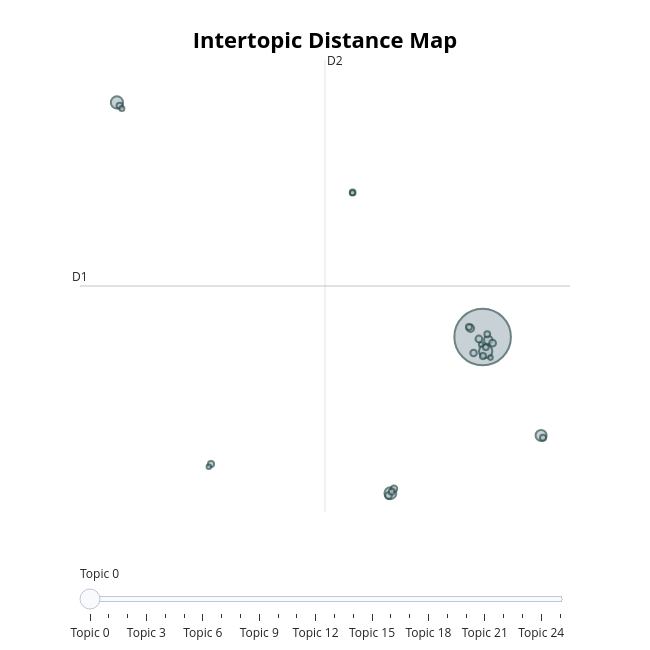

This figure's notebook cell:
### Markdown cell above
##### Intertopic Distance Map

### Code cell
topic_model.visualize_topics()

### Figure 1 — Plotly figure (JSON) as saved in the notebook; plotly's stock layout.template omitted (floating-point values rounded to 4 significant figures)
{"data": [{"customdata": [[0, "said | know | lucy | shall | dear", 768], [1, "harker | mrs | harkers | said | helsing", 43], [2, "house | london | piccadilly | boxes | billington", 36], [3, "ship | mate | captain | fog | sea", 34], [4, "sewards | diary | dr | diarycontinued | portmanteau", 29], [5, "bersicker | lies | wolf | dont | thats", 17], [6, "dracula | country | transylvania | count | spoke", 13], [7, "harbour | pier | cliff | coastguard | sea", 11], [8, "godalming | lord | duty | wishes | property", 11], [9, "souls | want | life | dont | soul", 11], [10, "letters | hawkins | mr | wrote | handed", 10], [11, "czarina | catherine | reported | ship | waves", 10], [12, "vampire | undead | come | things | power", 9], [13, "world | new | sterilise | monster | life", 9], [14, "holmwood | letter | seward | hon | arthur", 9], [15, "husband | hand | husbands | wept | clasped", 9], [16, "house | dust | chapel | old | door", 9], [17, "quincey | morris | quinceys | talked | links", 8], [18, "septemberpatient | train | 25 | flapping | entry", 8], [19, "bloofer | children | heath | lady | child", 8], [20, "skinsky | box | hildesheim | sunrise | slovaks", 8], [21, "stationmaster | 30 | post | october | paper", 6], [22, "boxes | carfax | missing | removed | clue", 6], [23, "religious | mania | man | dangerous | temperament", 5], [24, "sundown | figure | headstones | dark | coffin", 5], [25, "face | nose | broad | mouth | nostrils", 5]], "hovertemplate": "<b>Topic %{customdata[0]}</b><br>%{customdata[1]}<br>Size: %{customdata[2]}", "legendgroup": "", "marker": {"color": "#B0BEC5", "line": {"color": "DarkSlateGrey", "width": 2}, "size": [768, 43, 36, 34, 29, 17, 13, 11, 11, 11, 10, 10, 9, 9, 9, 9, 9, 8, 8, 8, 8, 6, 6, 5, 5, 5], "sizemode": "area", "sizeref": 0.48, "symbol": "circle"}, "mode": "markers", "name": "", "orientation": "v", "showlegend": false, "type": "scatter", "x": [8.976, 9.203, -18.5, 2.046, 13.37, 9.397, 8.059, 1.904, 9.725, 8.697, 8.296, 2.317, 7.949, -11.43, 13.51, 9.0, -18.3, 9.322, -0.7869, 9.217, 2.14, -0.8016, -18.13, -11.59, 8.867, 9.565], "xaxis": "x", "y": [2.952, 2.088, 17.18, -6.521, -3.013, 2.775, 3.487, -6.662, 2.578, 2.835, 1.981, -6.249, 3.564, -4.75, -3.158, 1.798, 16.98, 3.122, 11.73, 2.345, -6.427, 11.71, 16.82, -4.911, 2.496, 1.705], "yaxis": "y"}], "layout": {"annotations": [{"showarrow": false, "text": "D1", "x": -21.27, "y": 6.05, "yshift": 10}, {"showarrow": false, "text": "D2", "x": -2.866, "xshift": 10, "y": 19.76}], "height": 650, "hoverlabel": {"bgcolor": "white", "font": {"family": "Rockwell", "size": 16}}, "legend": {"itemsizing": "constant", "tracegroupgap": 0}, "margin": {"t": 60}, "shapes": [{"line": {"color": "#CFD8DC", "width": 2}, "type": "line", "x0": -2.866, "x1": -2.866, "y0": -7.662, "y1": 19.76}, {"line": {"color": "#9E9E9E", "width": 2}, "type": "line", "x0": -21.27, "x1": 15.54, "y0": 6.05, "y1": 6.05}], "sliders": [{"active": 0, "pad": {"t": 50}, "steps": [{"args": [{"marker.color": [["red", "#B0BEC5", "#B0BEC5", "#B0BEC5", "#B0BEC5", "#B0BEC5", "#B0BEC5", "#B0BEC5", "#B0BEC5", "#B0BEC5", "#B0BEC5", "#B0BEC5", "#B0BEC5", "#B0BEC5", "#B0BEC5", "#B0BEC5", "#B0BEC5", "#B0BEC5", "#B0BEC5", "#B0BEC5", "#B0BEC5", "#B0BEC5", "#B0BEC5", "#B0BEC5", "#B0BEC5", "#B0BEC5"]]}], "label": "Topic 0", "method": "update"}, {"args": [{"marker.color": [["#B0BEC5", "red", "#B0BEC5", "#B0BEC5", "#B0BEC5", "#B0BEC5", "#B0BEC5", "#B0BEC5", "#B0BEC5", "#B0BEC5", "#B0BEC5", "#B0BEC5", "#B0BEC5", "#B0BEC5", "#B0BEC5", "#B0BEC5", "#B0BEC5", "#B0BEC5", "#B0BEC5", "#B0BEC5", "#B0BEC5", "#B0BEC5", "#B0BEC5", "#B0BEC5", "#B0BEC5", "#B0BEC5"]]}], "label": "Topic 1", "method": "update"}, {"args": [{"marker.color": [["#B0BEC5", "#B0BEC5", "red", "#B0BEC5", "#B0BEC5", "#B0BEC5", "#B0BEC5", "#B0BEC5", "#B0BEC5", "#B0BEC5", "#B0BEC5", "#B0BEC5", "#B0BEC5", "#B0BEC5", "#B0BEC5", "#B0BEC5", "#B0BEC5", "#B0BEC5", "#B0BEC5", "#B0BEC5", "#B0BEC5", "#B0BEC5", "#B0BEC5", "#B0BEC5", "#B0BEC5", "#B0BEC5"]]}], "label": "Topic 2", "method": "update"}, {"args": [{"marker.color": [["#B0BEC5", "#B0BEC5", "#B0BEC5", "red", "#B0BEC5", "#B0BEC5", "#B0BEC5", "#B0BEC5", "#B0BEC5", "#B0BEC5", "#B0BEC5", "#B0BEC5", "#B0BEC5", "#B0BEC5", "#B0BEC5", "#B0BEC5", "#B0BEC5", "#B0BEC5", "#B0BEC5", "#B0BEC5", "#B0BEC5", "#B0BEC5", "#B0BEC5", "#B0BEC5", "#B0BEC5", "#B0BEC5"]]}], "label": "Topic 3", "method": "update"}, {"args": [{"marker.color": [["#B0BEC5", "#B0BEC5", "#B0BEC5", "#B0BEC5", "red", "#B0BEC5", "#B0BEC5", "#B0BEC5", "#B0BEC5", "#B0BEC5", "#B0BEC5", "#B0BEC5", "#B0BEC5", "#B0BEC5", "#B0BEC5", "#B0BEC5", "#B0BEC5", "#B0BEC5", "#B0BEC5", "#B0BEC5", "#B0BEC5", "#B0BEC5", "#B0BEC5", "#B0BEC5", "#B0BEC5", "#B0BEC5"]]}], "label": "Topic 4", "method": "update"}, {"args": [{"marker.color": [["#B0BEC5", "#B0BEC5", "#B0BEC5", "#B0BEC5", "#B0BEC5", "red", "#B0BEC5", "#B0BEC5", "#B0BEC5", "#B0BEC5", "#B0BEC5", "#B0BEC5", "#B0BEC5", "#B0BEC5", "#B0BEC5", "#B0BEC5", "#B0BEC5", "#B0BEC5", "#B0BEC5", "#B0BEC5", "#B0BEC5", "#B0BEC5", "#B0BEC5", "#B0BEC5", "#B0BEC5", "#B0BEC5"]]}], "label": "Topic 5", "method": "update"}, {"args": [{"marker.color": [["#B0BEC5", "#B0BEC5", "#B0BEC5", "#B0BEC5", "#B0BEC5", "#B0BEC5", "red", "#B0BEC5", "#B0BEC5", "#B0BEC5", "#B0BEC5", "#B0BEC5", "#B0BEC5", "#B0BEC5", "#B0BEC5", "#B0BEC5", "#B0BEC5", "#B0BEC5", "#B0BEC5", "#B0BEC5", "#B0BEC5", "#B0BEC5", "#B0BEC5", "#B0BEC5", "#B0BEC5", "#B0BEC5"]]}], "label": "Topic 6", "method": "update"}, {"args": [{"marker.color": [["#B0BEC5", "#B0BEC5", "#B0BEC5", "#B0BEC5", "#B0BEC5", "#B0BEC5", "#B0BEC5", "red", "#B0BEC5", "#B0BEC5", "#B0BEC5", "#B0BEC5", "#B0BEC5", "#B0BEC5", "#B0BEC5", "#B0BEC5", "#B0BEC5", "#B0BEC5", "#B0BEC5", "#B0BEC5", "#B0BEC5", "#B0BEC5", "#B0BEC5", "#B0BEC5", "#B0BEC5", "#B0BEC5"]]}], "label": "Topic 7", "method": "update"}, {"args": [{"marker.color": [["#B0BEC5", "#B0BEC5", "#B0BEC5", "#B0BEC5", "#B0BEC5", "#B0BEC5", "#B0BEC5", "#B0BEC5", "red", "#B0BEC5", "#B0BEC5", "#B0BEC5", "#B0BEC5", "#B0BEC5", "#B0BEC5", "#B0BEC5", "#B0BEC5", "#B0BEC5", "#B0BEC5", "#B0BEC5", "#B0BEC5", "#B0BEC5", "#B0BEC5", "#B0BEC5", "#B0BEC5", "#B0BEC5"]]}], "label": "Topic 8", "method": "update"}, {"args": [{"marker.color": [["#B0BEC5", "#B0BEC5", "#B0BEC5", "#B0BEC5", "#B0BEC5", "#B0BEC5", "#B0BEC5", "#B0BEC5", "#B0BEC5", "red", "#B0BEC5", "#B0BEC5", "#B0BEC5", "#B0BEC5", "#B0BEC5", "#B0BEC5", "#B0BEC5", "#B0BEC5", "#B0BEC5", "#B0BEC5", "#B0BEC5", "#B0BEC5", "#B0BEC5", "#B0BEC5", "#B0BEC5", "#B0BEC5"]]}], "label": "Topic 9", "method": "update"}, {"args": [{"marker.color": [["#B0BEC5", "#B0BEC5", "#B0BEC5", "#B0BEC5", "#B0BEC5", "#B0BEC5", "#B0BEC5", "#B0BEC5", "#B0BEC5", "#B0BEC5", "red", "#B0BEC5", "#B0BEC5", "#B0BEC5", "#B0BEC5", "#B0BEC5", "#B0BEC5", "#B0BEC5", "#B0BEC5", "#B0BEC5", "#B0BEC5", "#B0BEC5", "#B0BEC5", "#B0BEC5", "#B0BEC5", "#B0BEC5"]]}], "label": "Topic 10", "method": "update"}, {"args": [{"marker.color": [["#B0BEC5", "#B0BEC5", "#B0BEC5", "#B0BEC5", "#B0BEC5", "#B0BEC5", "#B0BEC5", "#B0BEC5", "#B0BEC5", "#B0BEC5", "#B0BEC5", "red", "#B0BEC5", "#B0BEC5", "#B0BEC5", "#B0BEC5", "#B0BEC5", "#B0BEC5", "#B0BEC5", "#B0BEC5", "#B0BEC5", "#B0BEC5", "#B0BEC5", "#B0BEC5", "#B0BEC5", "#B0BEC5"]]}], "label": "Topic 11", "method": "update"}, {"args": [{"marker.color": [["#B0BEC5", "#B0BEC5", "#B0BEC5", "#B0BEC5", "#B0BEC5", "#B0BEC5", "#B0BEC5", "#B0BEC5", "#B0BEC5", "#B0BEC5", "#B0BEC5", "#B0BEC5", "red", "#B0BEC5", "#B0BEC5", "#B0BEC5", "#B0BEC5", "#B0BEC5", "#B0BEC5", "#B0BEC5", "#B0BEC5", "#B0BEC5", "#B0BEC5", "#B0BEC5", "#B0BEC5", "#B0BEC5"]]}], "label": "Topic 12", "method": "update"}, {"args": [{"marker.color": [["#B0BEC5", "#B0BEC5", "#B0BEC5", "#B0BEC5", "#B0BEC5", "#B0BEC5", "#B0BEC5", "#B0BEC5", "#B0BEC5", "#B0BEC5", "#B0BEC5", "#B0BEC5", "#B0BEC5", "red", "#B0BEC5", "#B0BEC5", "#B0BEC5", "#B0BEC5", "#B0BEC5", "#B0BEC5", "#B0BEC5", "#B0BEC5", "#B0BEC5", "#B0BEC5", "#B0BEC5", "#B0BEC5"]]}], "label": "Topic 13", "method": "update"}, {"args": [{"marker.color": [["#B0BEC5", "#B0BEC5", "#B0BEC5", "#B0BEC5", "#B0BEC5", "#B0BEC5", "#B0BEC5", "#B0BEC5", "#B0BEC5", "#B0BEC5", "#B0BEC5", "#B0BEC5", "#B0BEC5", "#B0BEC5", "red", "#B0BEC5", "#B0BEC5", "#B0BEC5", "#B0BEC5", "#B0BEC5", "#B0BEC5", "#B0BEC5", "#B0BEC5", "#B0BEC5", "#B0BEC5", "#B0BEC5"]]}], "label": "Topic 14", "method": "update"}, {"args": [{"marker.color": [["#B0BEC5", "#B0BEC5", "#B0BEC5", "#B0BEC5", "#B0BEC5", "#B0BEC5", "#B0BEC5", "#B0BEC5", "#B0BEC5", "#B0BEC5", "#B0BEC5", "#B0BEC5", "#B0BEC5", "#B0BEC5", "#B0BEC5", "red", "#B0BEC5", "#B0BEC5", "#B0BEC5", "#B0BEC5", "#B0BEC5", "#B0BEC5", "#B0BEC5", "#B0BEC5", "#B0BEC5", "#B0BEC5"]]}], "label": "Topic 15", "method": "update"}, {"args": [{"marker.color": [["#B0BEC5", "#B0BEC5", "#B0BEC5", "#B0BEC5", "#B0BEC5", "#B0BEC5", "#B0BEC5", "#B0BEC5", "#B0BEC5", "#B0BEC5", "#B0BEC5", "#B0BEC5", "#B0BEC5", "#B0BEC5", "#B0BEC5", "#B0BEC5", "red", "#B0BEC5", "#B0BEC5", "#B0BEC5", "#B0BEC5", "#B0BEC5", "#B0BEC5", "#B0BEC5", "#B0BEC5", "#B0BEC5"]]}], "label": "Topic 16", "method": "update"}, {"args": [{"marker.color": [["#B0BEC5", "#B0BEC5", "#B0BEC5", "#B0BEC5", "#B0BEC5", "#B0BEC5", "#B0BEC5", "#B0BEC5", "#B0BEC5", "#B0BEC5", "#B0BEC5", "#B0BEC5", "#B0BEC5", "#B0BEC5", "#B0BEC5", "#B0BEC5", "#B0BEC5", "red", "#B0BEC5", "#B0BEC5", "#B0BEC5", "#B0BEC5", "#B0BEC5", "#B0BEC5", "#B0BEC5", "#B0BEC5"]]}], "label": "Topic 17", "method": "update"}, {"args": [{"marker.color": [["#B0BEC5", "#B0BEC5", "#B0BEC5", "#B0BEC5", "#B0BEC5", "#B0BEC5", "#B0BEC5", "#B0BEC5", "#B0BEC5", "#B0BEC5", "#B0BEC5", "#B0BEC5", "#B0BEC5", "#B0BEC5", "#B0BEC5", "#B0BEC5", "#B0BEC5", "#B0BEC5", "red", "#B0BEC5", "#B0BEC5", "#B0BEC5", "#B0BEC5", "#B0BEC5", "#B0BEC5", "#B0BEC5"]]}], "label": "Topic 18", "method": "update"}, {"args": [{"marker.color": [["#B0BEC5", "#B0BEC5", "#B0BEC5", "#B0BEC5", "#B0BEC5", "#B0BEC5", "#B0BEC5", "#B0BEC5", "#B0BEC5", "#B0BEC5", "#B0BEC5", "#B0BEC5", "#B0BEC5", "#B0BEC5", "#B0BEC5", "#B0BEC5", "#B0BEC5", "#B0BEC5", "#B0BEC5", "red", "#B0BEC5", "#B0BEC5", "#B0BEC5", "#B0BEC5", "#B0BEC5", "#B0BEC5"]]}], "label": "Topic 19", "method": "update"}, {"args": [{"marker.color": [["#B0BEC5", "#B0BEC5", "#B0BEC5", "#B0BEC5", "#B0BEC5", "#B0BEC5", "#B0BEC5", "#B0BEC5", "#B0BEC5", "#B0BEC5", "#B0BEC5", "#B0BEC5", "#B0BEC5", "#B0BEC5", "#B0BEC5", "#B0BEC5", "#B0BEC5", "#B0BEC5", "#B0BEC5", "#B0BEC5", "red", "#B0BEC5", "#B0BEC5", "#B0BEC5", "#B0BEC5", "#B0BEC5"]]}], "label": "Topic 20", "method": "update"}, {"args": [{"marker.color": [["#B0BEC5", "#B0BEC5", "#B0BEC5", "#B0BEC5", "#B0BEC5", "#B0BEC5", "#B0BEC5", "#B0BEC5", "#B0BEC5", "#B0BEC5", "#B0BEC5", "#B0BEC5", "#B0BEC5", "#B0BEC5", "#B0BEC5", "#B0BEC5", "#B0BEC5", "#B0BEC5", "#B0BEC5", "#B0BEC5", "#B0BEC5", "red", "#B0BEC5", "#B0BEC5", "#B0BEC5", "#B0BEC5"]]}], "label": "Topic 21", "method": "update"}, {"args": [{"marker.color": [["#B0BEC5", "#B0BEC5", "#B0BEC5", "#B0BEC5", "#B0BEC5", "#B0BEC5", "#B0BEC5", "#B0BEC5", "#B0BEC5", "#B0BEC5", "#B0BEC5", "#B0BEC5", "#B0BEC5", "#B0BEC5", "#B0BEC5", "#B0BEC5", "#B0BEC5", "#B0BEC5", "#B0BEC5", "#B0BEC5", "#B0BEC5", "#B0BEC5", "red", "#B0BEC5", "#B0BEC5", "#B0BEC5"]]}], "label": "Topic 22", "method": "update"}, {"args": [{"marker.color": [["#B0BEC5", "#B0BEC5", "#B0BEC5", "#B0BEC5", "#B0BEC5", "#B0BEC5", "#B0BEC5", "#B0BEC5", "#B0BEC5", "#B0BEC5", "#B0BEC5", "#B0BEC5", "#B0BEC5", "#B0BEC5", "#B0BEC5", "#B0BEC5", "#B0BEC5", "#B0BEC5", "#B0BEC5", "#B0BEC5", "#B0BEC5", "#B0BEC5", "#B0BEC5", "red", "#B0BEC5", "#B0BEC5"]]}], "label": "Topic 23", "method": "update"}, {"args": [{"marker.color": [["#B0BEC5", "#B0BEC5", "#B0BEC5", "#B0BEC5", "#B0BEC5", "#B0BEC5", "#B0BEC5", "#B0BEC5", "#B0BEC5", "#B0BEC5", "#B0BEC5", "#B0BEC5", "#B0BEC5", "#B0BEC5", "#B0BEC5", "#B0BEC5", "#B0BEC5", "#B0BEC5", "#B0BEC5", "#B0BEC5", "#B0BEC5", "#B0BEC5", "#B0BEC5", "#B0BEC5", "red", "#B0BEC5"]]}], "label": "Topic 24", "method": "update"}, {"args": [{"marker.color": [["#B0BEC5", "#B0BEC5", "#B0BEC5", "#B0BEC5", "#B0BEC5", "#B0BEC5", "#B0BEC5", "#B0BEC5", "#B0BEC5", "#B0BEC5", "#B0BEC5", "#B0BEC5", "#B0BEC5", "#B0BEC5", "#B0BEC5", "#B0BEC5", "#B0BEC5", "#B0BEC5", "#B0BEC5", "#B0BEC5", "#B0BEC5", "#B0BEC5", "#B0BEC5", "#B0BEC5", "#B0BEC5", "red"]]}], "label": "Topic 25", "method": "update"}]}], "title": {"font": {"color": "Black", "size": 22}, "text": "<b>Intertopic Distance Map</b>", "x": 0.5, "xanchor": "center", "y": 0.95, "yanchor": "top"}, "width": 650, "xaxis": {"anchor": "y", "domain": [0, 1], "range": [-21.27, 15.54], "title": {"text": ""}, "visible": false}, "yaxis": {"anchor": "x", "domain": [0, 1], "range": [-7.662, 19.76], "title": {"text": ""}, "visible": false}}}
